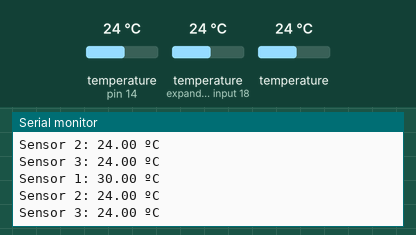
Simulated run of this sketch. Board: Arduino Uno, built with avr-gcc and run on an emulated ATmega328P. On the bench: the last lines printed to the serial monitor. The inputs (shaded band) are chosen by the test bench; at power-on: temperature (sensors on pin 14, expander input 18) 24 °C, temperature 24 °C.

Above: at 2.4 s.
2.5 s: temperature (sensor on pin 14) set to 12 °C
At 3.3 s:
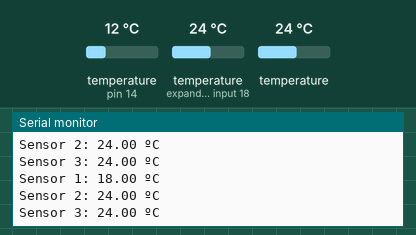
4.0 s: temperature (sensor on expander input 18) set to 12 °C
At 5.1 s:
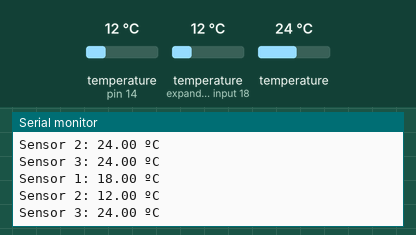
7.9 s: temperature (sensor 214) set to 12 °C
At 8.6 s:
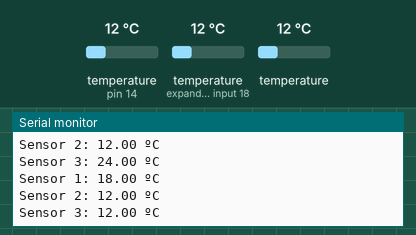
9.4 s: temperature (sensor on pin 14) set to 19 °C
At 10.4 s:
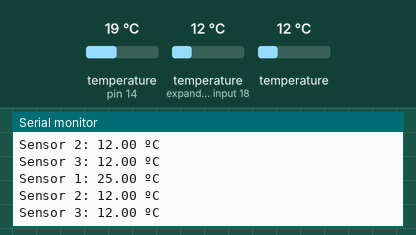
10.9 s: temperature (sensor on expander input 18) set to 19 °C
At 12.2 s:
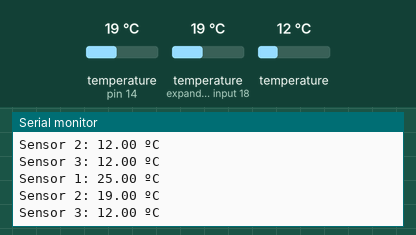
12.4 s: temperature (sensor 214) set to 19 °C
At 14.0 s:
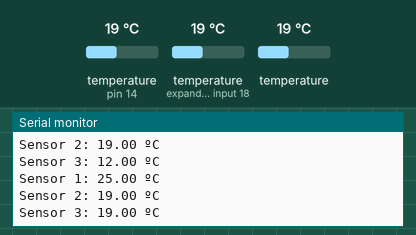
Timing chart, 0 to 14.9 s (numbered marks = the images above; inputs shaded):
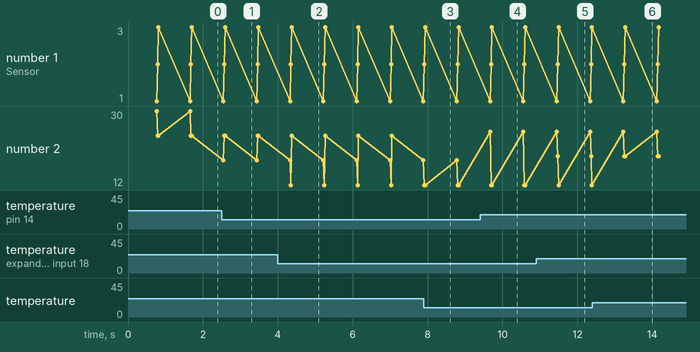

Measured:
- after the input at 2.5 s, the serial monitor: prints a new line after 0.05 s (image 1)
- after the input at 4.0 s, the serial monitor: prints a new line after 0.35 s (image 2)
- after the input at 7.9 s, the serial monitor: prints a new line at once (image 3)
- after the input at 9.4 s, the serial monitor: prints a new line after 0.27 s (image 4)
- after the input at 10.9 s, the serial monitor: prints a new line after 0.57 s (image 5)
- after the input at 12.4 s, the serial monitor: prints a new line after 0.88 s (image 6)

The sketch:

18b20_x3.ino
```cpp
#include <OneWire.h>
#include <DallasTemperature.h>
#define ONE_WIRE_BUS 14
int correction = 0;
OneWire oneWire(ONE_WIRE_BUS);
DallasTemperature sensors(&oneWire);
uint8_t sensor1[8] = { 0x28, 0x02, 0x00, 0x07, 0xA7, 0xD2, 0x01, 0xED };
uint8_t sensor2[8] = { 0x28, 0xFF, 0xD0, 0xBE, 0x20, 0x17, 0x04, 0xE5 };
uint8_t sensor3[8] = { 0x28, 0xFF, 0xC3, 0x37, 0x21, 0x17, 0x04, 0x36 };

void setup(void)
{
  Serial.begin(9600);
  sensors.begin();
}


void loop(void)
{
  sensors.requestTemperatures();

  Serial.print("Sensor 1: ");
  correction = 6;
  printTemperature(sensor1);

  Serial.print("Sensor 2: ");
  correction = 0;
  printTemperature(sensor2);

  Serial.print("Sensor 3: ");
  correction = 0;
  printTemperature(sensor3);

  Serial.println();
  delay(100);
}

void printTemperature(DeviceAddress deviceAddress)
{
  float tempC = sensors.getTempC(deviceAddress);
  Serial.print((tempC) + correction);
//  Serial.print((char)176);
  Serial.println(" ºC");
//  Serial.print(DallasTemperature::toFahrenheit(tempC));
//  Serial.print((char)176);
//  Serial.println("F");
}
```
